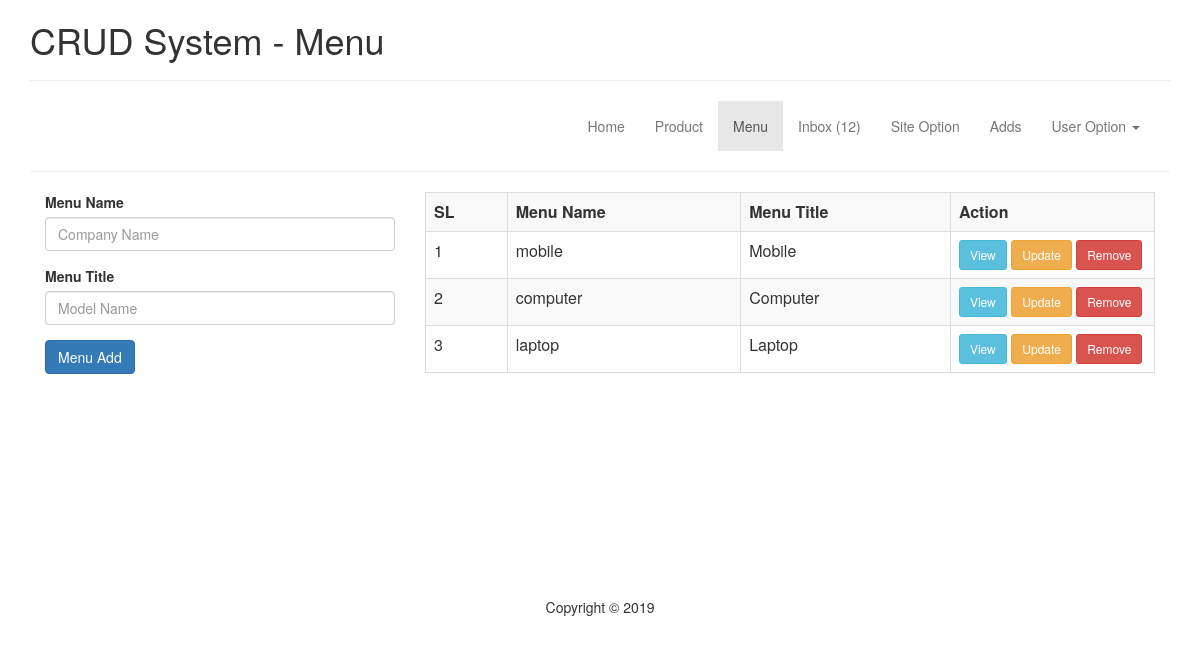
/mv-admin/index.php?page=Menu, run on the app's committed database.
### tables this page shows
CREATE TABLE `tb_menu` (
  `id` int(11) NOT NULL,
  `menu_title` varchar(255) NOT NULL,
  `menu_name` varchar(255) NOT NULL,
  `update_at` varchar(255) NOT NULL
);

### mvc-FRAMEWORK/Library/Database.php (called while the page is built, shortened)
<?php
Class Database{
	public $host   = DB_HOST;
	public $user   = DB_USER;
	public $pass   = DB_PASS;
	public $dbname = DB_NAME;
	public $link;
	private function connectDB(){
	$this->link = new mysqli($this->host, $this->user, $this->pass, $this->dbname);
 }
	public function select($query){
		$result = $this->link->query($query) or die($this->link->error.__LINE__);
		if($result->num_rows > 0){
			return $result;
		} else {
			return false;
		}
	}
}

### mv-admin/Files/Menu.php (the view, shortened to what this page needs)
<div class="" style="min-height:400px;  ">
	<div class="col-md-4">
<?php
	if(isset($update_menu)){
?>
<form action="index.php?page=Menu" method="post">
	<input type="" value="<?php echo $upid; ?>" name="update_id">
  <div class="form-group">
    <label for="exampleInputEmail1">Menu Name</label>
    <input name="menu_name" type="text" class="form-control" id="exampleInputEmail1" value="<?php if(isset($update_menu)){ echo $update_menu['menu_name']; } ?>">
  </div>
    <div class="form-group">
    <label for="exampleInputEmail1">Menu title</label>
    <input name="menu_title" type="text" class="form-control" id="exampleInputEmail1" value="<?php if(isset($update_menu)){ echo $update_menu['menu_title']; } ?>">
  </div>
  <button name="update_Menu_save" type="submit" class="btn btn-warning">Update</button>
  &nbsp; &nbsp; <?php if(isset($_GET['msg'])){ echo $_GET['msg'];} ?>
</form>
<?php
	}else{
?>
<form action="?page=Menu" method="post">
  <div class="form-group">
    <label for="exampleInputEmail1">Menu Name</label>
    <input name="menu_name"type="text" class="form-control" id="exampleInputEmail1" placeholder="Company Name">
  </div>
  <div class="form-group">
    <label for="exampleInputEmail1">Menu Title</label>
    <input name="menu_title" type="text" class="form-control" id="exampleInputEmail1" placeholder="Model Name">
  </div>
  <button name="menu_insert" type="submit" class="btn btn-primary">Menu Add</button>
</form>
<?php
	}
?>
	</div>
	<div class="col-md-8">
<table class="table table-bordered table-striped">
	<tr>
		<th>SL</th>
		<th>Menu Name</th>
		<th>Menu Title</th>
		<th style="width:28%;">Action</th>
	</tr>
<?php
	$laptop_query = "SELECT * FROM tb_menu";
	$result = $DB->select($laptop_query);
	if($result){
		$i = 0;
		while ($laptop = $result->fetch_array()){
			$i++;
			?>
			<tr>
				<td><?php echo $i;?></td>
				<td><?php echo $laptop['menu_name'];?></td>
				<td><?php echo $laptop['menu_title'];?></td>
				<td>
					<a href="" class="btn btn-info btn-sm" data-toggle="modal" data-target="#Menu_view<?php echo $laptop['id']; ?>">View</a>
					<a href="?page=Menu&upid=<?php echo $laptop['id']; ?>" class="btn btn-warning btn-sm">Update</a>
					<a href="?page=Menu&delid=<?php echo $laptop['id']; ?>" class="btn btn-danger btn-sm">Remove</a>
				</td>
	</tr>
		<?php
			}
	}
?>
</table>
	</div>
</div>

### data on the page
tb_menu: menu_name "mobile", menu_title "Mobile"
tb_menu: menu_name "computer", menu_title "Computer"
tb_menu: menu_name "laptop", menu_title "Laptop"

### other printed values
$pg "Menu"
